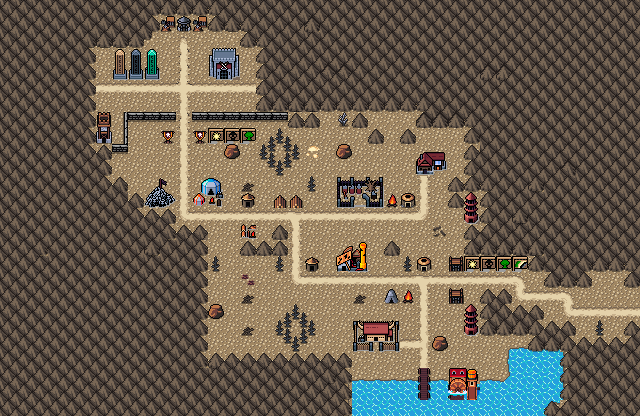

Below is a game level as drawn by its tile map, then a one-line description and the .tmx that defines it (tile-layer data replaced by summaries):
An orthogonal 40x26 tile map with 16x16 px tiles, 4 tile layers (Background, Ground, Mountain Walls, Clutter), 2 tilesets and 22 objects.

<map version="1.10" tiledversion="1.11.2" orientation="orthogonal" renderorder="right-down" width="40" height="26" tilewidth="16" tileheight="16" infinite="0" nextlayerid="8" nextobjectid="122">
 <editorsettings>
  <export target="wastetown..tmx" format="tmx" />
 </editorsettings>
 <properties>
  <property name="dungeonEffect" value="{&quot;startBattleWithCard&quot;: [ &quot;Abzan Devotee&quot; ]}" />
 </properties>
 <tileset firstgid="1" source="../../../../common/maps/tileset/main.tsx" />
 <tileset firstgid="10113" source="../../../../common/maps/tileset/buildings.tsx" />
 <layer id="1" name="Background" width="40" height="26">
  <data>[1040 cells, 1039 non-empty, 12 distinct tile ids]</data>
 </layer>
 <layer id="2" name="Ground" width="40" height="26">
  <data>[1040 cells, 1020 non-empty, 18 distinct tile ids]</data>
 </layer>
 <layer id="7" name="Mountain Walls" width="40" height="26">
  <data>[1040 cells, 582 non-empty, 51 distinct tile ids]</data>
 </layer>
 <layer id="3" name="Clutter" width="40" height="26">
  <properties>
   <property name="spriteLayer" type="bool" value="true" />
  </properties>
  <data>[1040 cells, 790 non-empty, 108 distinct tile ids]</data>
 </layer>
 <objectgroup id="4" name="Objects">
  <object id="51" template="../../obj/treasure.tx" x="176.166" y="54.6663">
   <properties>
    <property name="reward">[
  {
    "editions": [ "KTK", "TDM" ],
    "type": "card",
    "count": 11,
    "colors": [ "green", "black", "white" ],
    "rarity": [ "Common" ]
  },
  {
    "editions": [ "KTK", "TDM" ],
    "type": "card",
    "count": 3,
    "colors": [ "green", "black", "white" ],
    "rarity": [ "Uncommon" ]
  },
  {
    "editions": [ "KTK", "TDM" ],
    "type": "card",
    "count": 1,
    "colors": [ "green", "black", "white" ],
    "colorType": "MultiColor",
    "rarity": [ "Rare", "Mythic Rare" ]
  }
]
</property>
   </properties>
  </object>
  <object id="61" template="../../../../common/maps/obj/entry_right.tx" x="620.833" y="323.333" width="16" height="32">
   <properties>
    <property name="direction" value="right" />
   </properties>
  </object>
  <object id="68" template="../../../../common/maps/obj/enemy.tx" x="471" y="285">
   <properties>
    <property name="enemy" value="Daghatar" />
    <property name="threatRange" type="int" value="30" />
   </properties>
  </object>
  <object id="69" template="../../../../common/maps/obj/enemy.tx" x="305.5" y="239.5">
   <properties>
    <property name="enemy" value="Betor" />
    <property name="threatRange" type="int" value="30" />
    <property name="waypoints" value="94,95" />
   </properties>
  </object>
  <object id="70" template="../../../../common/maps/obj/enemy.tx" x="177" y="171">
   <properties>
    <property name="enemy" value="Anafenza" />
    <property name="threatRange" type="int" value="30" />
    <property name="waypoints" value="96,95" />
   </properties>
  </object>
  <object id="71" template="../../../../common/maps/obj/enemy.tx" x="175.5" y="111">
   <properties>
    <property name="effect" value="{&quot;startBattleWithCard&quot;: [&quot;Abzan Monument|TDM&quot;, &quot;Abzan Banner|KTK&quot;]}" />
    <property name="enemy" value="Felothar" />
   </properties>
  </object>
  <object id="73" template="../../../../common/maps/obj/enemy.tx" x="373.724" y="284.341">
   <properties>
    <property name="enemy" value="Hamza" />
    <property name="threatRange" type="int" value="30" />
    <property name="waypoints" value="97,103" />
   </properties>
  </object>
  <object id="98" template="../../../../common/maps/obj/manashards.tx" x="233" y="107.5" />
  <object id="108" template="../../../../common/maps/obj/gold.tx" x="97" y="109" />
  <object id="109" template="../../../../common/maps/obj/dialog.tx" x="535.92" y="306.597" width="16" height="24" rotation="0" visible="1">
   <properties>
    <property name="dialog">[
{
   "text": "Signs ahead mark this camp the territory of the Abzan Clan of Tarkir. Orderly warriors clad in dragonscale armor march ahead, sand swirling at their mystic command.",
   "options": [{
      "name": "(Continue)", "action": [{"deleteMapObject":-1}]}]
}
]</property>
   </properties>
  </object>
  <object id="110" template="../../../../common/maps/obj/scroll.tx" x="413" y="350.5">
   <properties>
    <property name="reward" value="[ { &quot;type&quot;: &quot;card&quot;, &quot;cardName&quot;: &quot;Sandsteppe Citadel&quot;, &quot;editions&quot;: [ &quot;TDM&quot; ], &quot;count&quot;: 1 } ]" />
   </properties>
  </object>
  <object id="111" template="../../../../common/maps/obj/dialog.tx" x="168.416" y="133.417" width="32.5" height="18.5" visible="1">
   <properties>
    <property name="dialog">[
{
   "text": "A heavily armored woman stands before you, sand swirling beside her forming spectral warriors.
'You stand now not just against me, but all the Abzan, past and present! Pray your death is swift.'",
   "options": [{
      "name": "(Continue)", "action": [{"deleteMapObject":-1}]}]
}
]</property>
   </properties>
  </object>
  <object id="112" template="../../../../common/maps/obj/enemy.tx" x="445.333" y="225">
   <properties>
    <property name="dialog">[
	{
		"text": "Hail, {var=player_name}. I see your travels have taken you far. I have been wandering as well, and have acquired some rare spells I am not in need of along the way. Take a look, perhaps they will be of use. Traveling this place does have its costs though, so I cannot simply give you them, but my prices are fair.",
		"options": [
			{
				"name": "(Continue)" }
		]
	}
]</property>
    <property name="enemy" value="Mysterious Mage" />
   </properties>
  </object>
  <object id="113" template="../../../../common/maps/obj/shop.tx" x="416" y="184">
   <properties>
    <property name="commonShopList" value="WanderingMerchantWhite" />
    <property name="mythicShopList" value="" />
    <property name="rareShopList" value="" />
    <property name="uncommonShopList" value="" />
   </properties>
  </object>
  <object id="114" template="../../../../common/maps/obj/collision.tx" x="205.65" y="47.2096" width="34.0047" height="31.5833" />
  <object id="115" template="../../../../common/maps/obj/collision.tx" x="113.296" y="47.9256" width="46.1754" height="31.5833" />
  <object id="116" template="../../../../common/maps/obj/collision.tx" x="352.331" y="318.208" width="47.6714" height="31.5833" />
  <object id="117" template="../../../../common/maps/obj/collision.tx" x="335.331" y="175.875" width="48.338" height="31.5833" />
  <object id="118" template="../../../../common/maps/obj/collision.tx" x="333.331" y="241.542" width="34.0047" height="31.5833" />
  <object id="119" template="../../../../common/maps/obj/collision.tx" x="192.664" y="178.542" width="34.0047" height="31.5833" />
  <object id="120" template="../../../../common/maps/obj/collision.tx" x="141.998" y="176.542" width="34.0047" height="31.5833" />
  <object id="121" template="../../obj/treasure.tx" x="176.167" y="76.5">
   <properties>
    <property name="reward">[
  {
    "editions": [ "KTK", "TDM" ],
    "type": "card",
    "count": 11,
    "colors": [ "green", "black", "white" ],
    "rarity": [ "Common" ]
  },
  {
    "editions": [ "KTK", "TDM" ],
    "type": "card",
    "count": 3,
    "colors": [ "green", "black", "white" ],
    "rarity": [ "Uncommon" ]
  },
  {
    "editions": [ "KTK", "TDM" ],
    "type": "card",
    "count": 1,
    "colors": [ "green", "black", "white" ],
    "colorType": "MultiColor",
    "rarity": [ "Rare", "Mythic Rare" ]
  }
]
</property>
   </properties>
  </object>
 </objectgroup>
</map>
